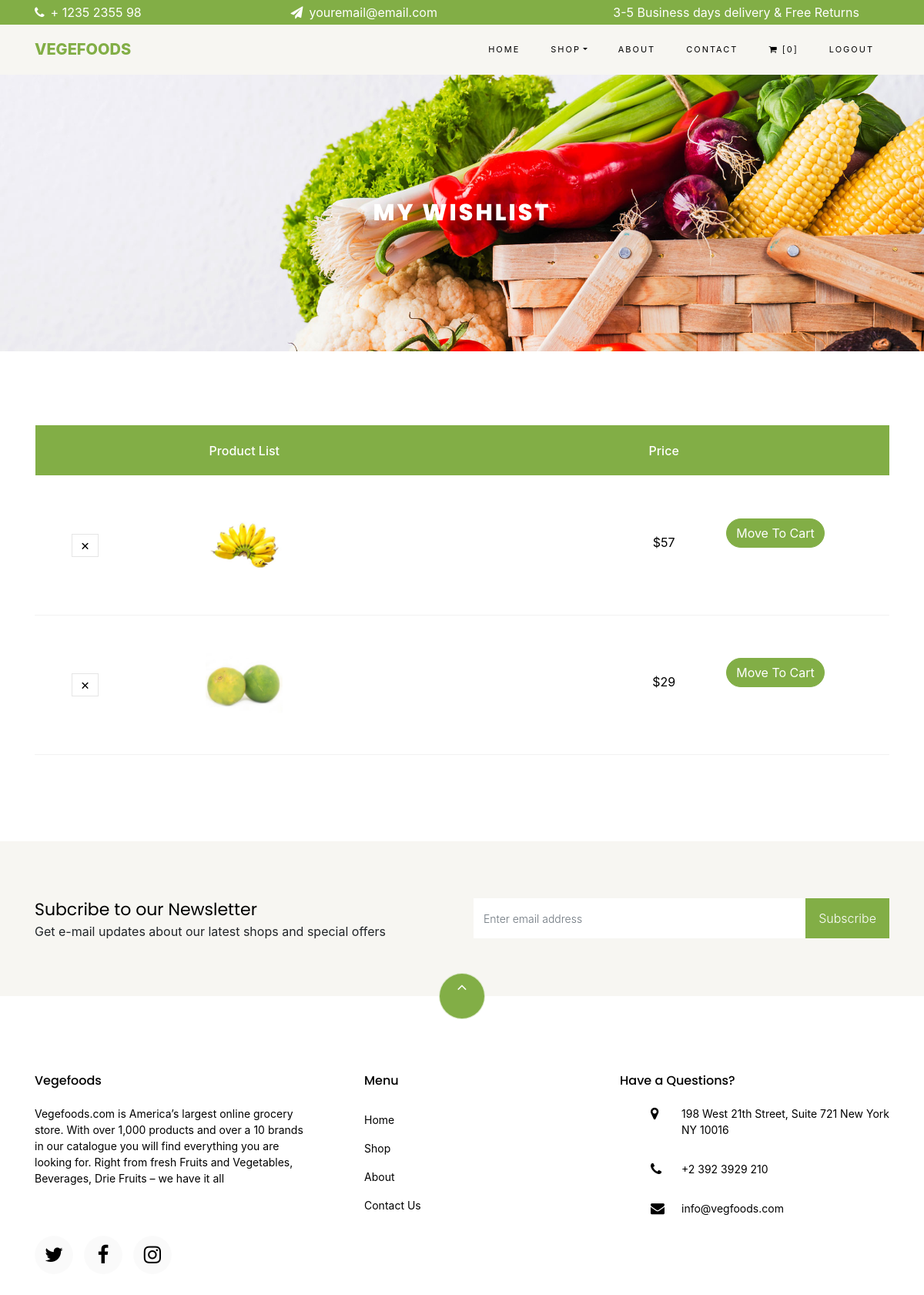
Screenshot of /wishlist/ (signed in) with the database file from the repository.
### orderitems/models.py (models this page shows, shortened)
class items(models.Model):
    name = models.CharField(max_length=100)
    typeOf = models.CharField(max_length=1,choices=ItemTypes)
    price = models.IntegerField()
    offer = models.IntegerField(default = 0)
    image = models.ImageField(upload_to = "items",blank=True)
    dealOfTheDay = models.BooleanField()
    description  = models.CharField(max_length=1000,default="")
    dealenddate = models.DateTimeField(default=timezone.datetime.now())
    def saleprice(self):
        if self.offer > 0:
            return self.price - (self.price * (self.offer / 100))
        else:
            return self.price

### orderitems/views.py (the view)
# urls.py: path('wishlist/',views.wishlist,name = "wishlist"),
@login_required(login_url='/loginandregister/')
def wishlist(request):
    if request.method == 'POST':
        wishlistitem = userwishlist.objects.filter(itemId = request.POST['itemId']).first()
        if request.POST['action'] == 'add':
            if wishlistitem is None:
                wishlistitem = userwishlist(itemId = request.POST['itemId'],user = request.user)
                wishlistitem.save()
            return HttpResponse('Item successfully added to wishlist ...',200)
        elif request.POST['action'] == 'remove':
            if wishlistitem is not None:
                wishlistitem.delete()
                return HttpResponse('Item successfully removed from wishlist ...',200)
            return HttpResponse('failure',500)
    else:
        wishlistitems = userwishlist.objects.filter(user = request.user).all()
        data = []
        for wishlistitem in wishlistitems:
            data.append(items.objects.filter(id = wishlistitem.itemId).first())
        return render(request,'orderitems/wishlist.html',{'wishlistitems':data})

### orderitems/cartitemscount_contextprocessor.py (called while the page is built)
def cartItemsCount(request):
    cartItems = request.session.get('cartItems')
    if cartItems is not None:
        return {'cart_items_count':len(cartItems)}
    else:
        return {'cart_items_count':0}

### orderitems/templates/orderitems/wishlist.html (shortened to what this page needs)
{% extends "base.html" %}
{% block base %}
{% load static %}
<div class="hero-wrap hero-bread" style="background-image: url('{% static 'media/bg_1.jpg' %}');">
    <div class="container">
        <div class="row no-gutters slider-text align-items-center justify-content-center">
            <div class="col-md-9 text-center fadeInUp co-animated">
                <h1 class="mb-0 bread">MY WISHLIST</h1>
            </div>
        </div>
    </div>
</div>
<section class = "co-section">
    <div class = "container">
        <div class = "row">
            <div class = "col-md-12 fadeInUp co-animated">
                <div class = "cart-list">
                    <table class = "table">
                        <thead class = "thead-primary">
                            <tr class="text-center">
                                <th>&nbsp;</th>
                                <th>Product List</th>
                                <th>&nbsp;</th>
                                <th>Price</th>
                                <th>&nbsp;</th>
                            </tr>
                        </thead>
                        <tbody>
                            {% for wishlistitem  in wishlistitems %}
                            <tr class = "text-center">
                                <td class = "product-remove">
                                    <a href="#" onclick = "addOrRemoveToWishlist(event,{{wishlistitem.id}},'remove')">
                                        <i class="fa fa-times" aria-hidden="true"></i>
                                    </a>
                                </td>
                                <td class="image-prod">
                                    <div class="img" style="background-image:url({{wishlistitem.image.url}});"></div>
                                </td>
                                <td class="product-name">
                                </td>
                                <td class="price" style="padding-bottom: 6vh;">${{wishlistitem.saleprice}}</td>
                                <td class="quantity">
                                    <div class="input-group mb-3">
                                        <p class="btn btn-primary" onclick="addAndDeleteTheItem(event,'{{wishlistitem.name}}',{{wishlistitem.id}})">Move To Cart</p>
                                    </div>
                                </td>
                            </tr>
                            {% endfor %}
                        </tbody>
                    </table>
                </div>
            </div>
        </div>
    </div>
</section>
{% endblock %}

### vegfoods/static/css/base.css (style rules this page uses)
.co-section { padding: 6em 0; position: relative; }
h1, h2, h3, h4, h5, .h1, .h2, .h3, .h4, .h5 { line-height: 1.5; font-weight: 400; color: #000000; font-family: "Poppins", Arial, sans-serif; }
a { -webkit-transition: .3s all ease; -o-transition: .3s all ease; transition: .3s all ease; color: #82ae46; }
a { color: #007bff; text-decoration: none; background-color: transparent; }
.fadeInUp { -webkit-animation-name: fadeInUp; animation-name: fadeInUp; }
.co-animated { -webkit-animation-duration: 2s; animation-duration: 2s; -webkit-animation-fill-mode: both; animation-fill-mode: both; }
.no-gutters { margin-right: 0; margin-left: 0; }
.no-gutters > .col, .no-gutters > [class*="col-"] { padding-right: 0; padding-left: 0; }
.table { min-width: 1000px !important; width: 100%; text-align: center; }
.table { width: 100%; margin-bottom: 1rem; background-color: transparent; }
table { border-collapse: collapse; }
th { text-align: inherit; }
table .thead-primary { background: #82ae46; }
.table th { font-weight: 500; }
.table thead th { vertical-align: bottom; border-bottom: 2px solid #dee2e6; }
.table .thead-primary tr th { padding: 20px 10px; color: #fff !important; border: 1px solid transparent !important; }
.table th, .table td { padding: 0.75rem; vertical-align: top; border-top: 1px solid #dee2e6; }
.table tbody tr td { text-align: center !important; vertical-align: middle; padding: 40px 10px; border: 1px solid transparent !important; border-bottom: 1px solid rgba(0, 0, 0, 0.05) !important; }
.table tbody tr td.product-remove a { bordeR: 1px solid rgba(0, 0, 0, 0.1); padding: 4px 10px; color: #000000; -webkit-text-stroke: 2px white; }
.table tbody tr td.image-prod .img { display: block; width: 100px; height: 100px; margin: 0 auto; }
.table tbody tr td.product-name { width: 30%; }
.table tbody tr td.total, .table tbody tr td.price { color: #000000; }
.table tbody tr td.quantity { width: 20%; }
.input-group { position: relative; display: -webkit-box; display: -ms-flexbox; display: flex; -ms-flex-wrap: wrap; flex-wrap: wrap; -webkit-box-align: stretch; -ms-flex-align: stretch; align-items: stretch; width: 100%; }

### orderitems/static/css/index.css (style rules this page uses)
p { margin-top: 0; margin-bottom: 1rem; }
a { -webkit-transition: .3s all ease; -o-transition: .3s all ease; transition: .3s all ease; color: #82ae46; }
.slider-text h1 { font-size: 8vw; color: #fff; line-height: 1.3; font-weight: 400; font-family: "Amatic SC", cursive; position: absolute; z-index: 10; }
.hero-wrap, .img, .blog-img, .user-img { background-size: cover; background-repeat: no-repeat; background-position: center center; }
.btn.btn-primary { background: #82ae46; border: 1px solid #82ae46; color: #fff; border-radius: 50px 50px 50px 50px; }

### orderitems/static/css/shop.css (style rules this page uses)
.hero-wrap.hero-bread { padding: 10em 0; }
.hero-wrap .slider-text { color: #fff; position: relative; }
.hero-wrap .slider-text .bread { font-weight: 800; color: #fff; font-size: 30px; font-family: "Poppins", Arial, sans-serif; letter-spacing: 3px; text-transform: uppercase; position: relative; }

### orderitems/static/css/wishlist.css (style rules this page uses)
.hero-wrap.hero-bread { padding: 10em 0; }
.hero-wrap .slider-text { color: #fff; position: relative; }
.hero-wrap .slider-text .bread { font-weight: 800; color: #fff; font-size: 30px; font-family: "Poppins", Arial, sans-serif; letter-spacing: 3px; text-transform: uppercase; position: relative; }
.cart-list { overflow-x: scroll; }

### orderitems/static/css/about.css (style rules this page uses)
.hero-wrap, .img, .blog-img, .user-img { background-size: cover; background-repeat: no-repeat; background-position: center center; }

### rows the page displays
items: image (picture), saleprice "57"
items: image (picture), saleprice "29"

### other values shown
{{ cart_items_count }} "0"
